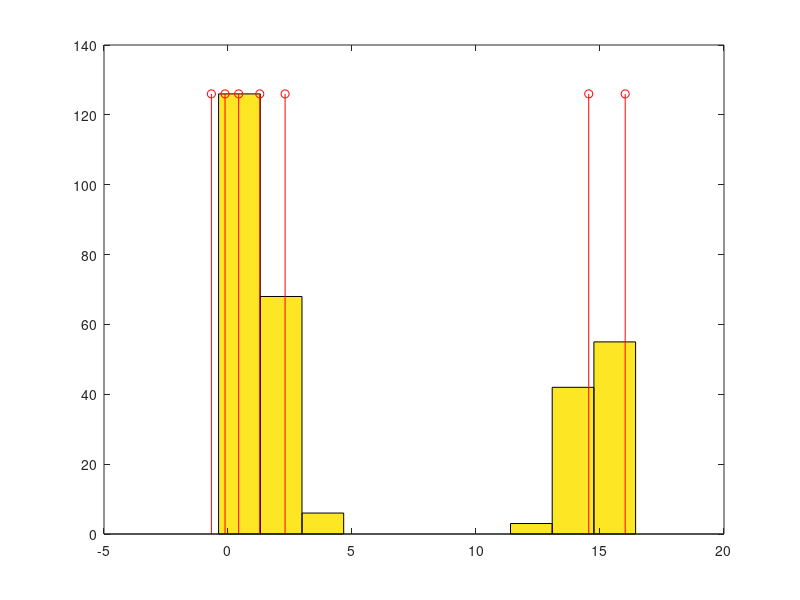

This figure's MATLAB source:
% Find the P centres of parts of equal area of a histogram.
% This doesn't work but it is the right idea. It doesn't work because interp1
% will not work with multiple equal x values.
P=7;
A_mi=0.9;
A_ma=15;
N=100;
%A=unifrnd(A_mi,A_ma,N,1);
A=A_mi+randn(2*N,1);
A=[A;A_ma+randn(N,1)];
% extreme bin boundaries
bb_s=min(A);
bb_e=max(A);
% number of bins
B=10;
% bin boundaries
bbs=(bb_e-bb_s)*(0:B)/B+bb_s;
% bin centres
bcs=(bb_e-bb_s)*(1:B)/(B+1)+bb_s;
% gather data into bins
[nn,xx]=hist(A,bcs);
cs=cumsum(nn);
i_=interp1([0,cs]/cs(end),(0:length(cs))/length(cs),(1:P)/(P+1))*length(cs);
xx_=interp1(0:length(cs),bbs,i_);
hist(A,bcs);
hold on;
stem(xx_,max(nn)*ones(1,length(xx_)),'r');
hold off;
